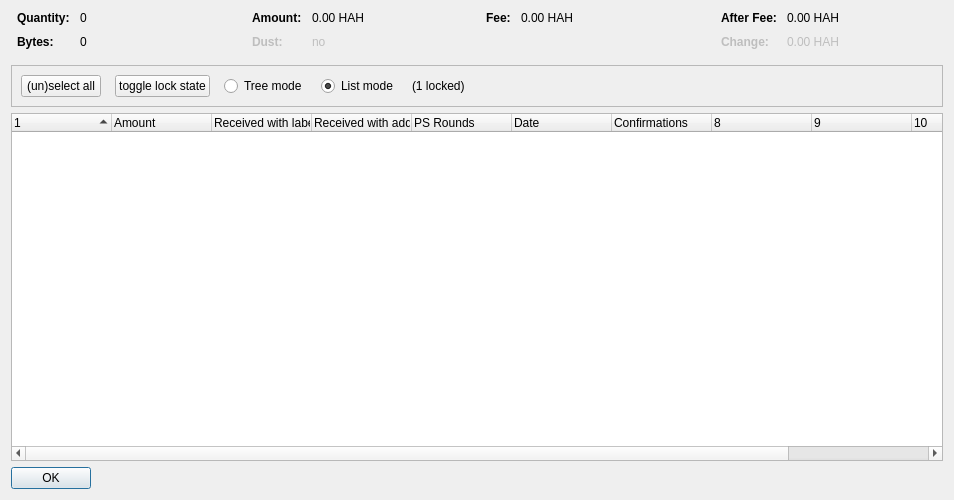
<?xml version="1.0" encoding="UTF-8"?>
<ui version="4.0">
 <class>CoinControlDialog</class>
 <widget class="QDialog" name="CoinControlDialog">
  <property name="geometry">
   <rect>
    <x>0</x>
    <y>0</y>
    <width>954</width>
    <height>500</height>
   </rect>
  </property>
  <property name="windowTitle">
   <string>Coin Selection</string>
  </property>
  <layout class="QVBoxLayout" name="verticalLayout">
   <item>
    <layout class="QHBoxLayout" name="horizontalLayoutTop" stretch="0,0,0,0">
     <property name="topMargin">
      <number>0</number>
     </property>
     <property name="bottomMargin">
      <number>10</number>
     </property>
     <item>
      <layout class="QFormLayout" name="formLayoutCoinControl1">
       <property name="horizontalSpacing">
        <number>10</number>
       </property>
       <property name="verticalSpacing">
        <number>10</number>
       </property>
       <property name="leftMargin">
        <number>6</number>
       </property>
       <property name="rightMargin">
        <number>6</number>
       </property>
       <item row="0" column="0">
        <widget class="QLabel" name="labelCoinControlQuantityText">
         <property name="font">
          <font>
           <weight>75</weight>
           <bold>true</bold>
          </font>
         </property>
         <property name="text">
          <string>Quantity:</string>
         </property>
        </widget>
       </item>
       <item row="0" column="1">
        <widget class="QLabel" name="labelCoinControlQuantity">
         <property name="cursor">
          <cursorShape>IBeamCursor</cursorShape>
         </property>
         <property name="contextMenuPolicy">
          <enum>Qt::ActionsContextMenu</enum>
         </property>
         <property name="text">
          <string notr="true">0</string>
         </property>
         <property name="textInteractionFlags">
          <set>Qt::LinksAccessibleByMouse|Qt::TextSelectableByKeyboard|Qt::TextSelectableByMouse</set>
         </property>
        </widget>
       </item>
       <item row="1" column="0">
        <widget class="QLabel" name="labelCoinControlBytesText">
         <property name="font">
          <font>
           <weight>75</weight>
           <bold>true</bold>
          </font>
         </property>
         <property name="text">
          <string>Bytes:</string>
         </property>
        </widget>
       </item>
       <item row="1" column="1">
        <widget class="QLabel" name="labelCoinControlBytes">
         <property name="cursor">
          <cursorShape>IBeamCursor</cursorShape>
         </property>
         <property name="contextMenuPolicy">
          <enum>Qt::ActionsContextMenu</enum>
         </property>
         <property name="text">
          <string notr="true">0</string>
         </property>
         <property name="textInteractionFlags">
          <set>Qt::LinksAccessibleByMouse|Qt::TextSelectableByKeyboard|Qt::TextSelectableByMouse</set>
         </property>
        </widget>
       </item>
      </layout>
     </item>
     <item>
      <layout class="QFormLayout" name="formLayoutCoinControl2">
       <property name="horizontalSpacing">
        <number>10</number>
       </property>
       <property name="verticalSpacing">
        <number>10</number>
       </property>
       <property name="leftMargin">
        <number>6</number>
       </property>
       <property name="rightMargin">
        <number>6</number>
       </property>
       <item row="0" column="0">
        <widget class="QLabel" name="labelCoinControlAmountText">
         <property name="font">
          <font>
           <weight>75</weight>
           <bold>true</bold>
          </font>
         </property>
         <property name="text">
          <string>Amount:</string>
         </property>
        </widget>
       </item>
       <item row="0" column="1">
        <widget class="QLabel" name="labelCoinControlAmount">
         <property name="cursor">
          <cursorShape>IBeamCursor</cursorShape>
         </property>
         <property name="contextMenuPolicy">
          <enum>Qt::ActionsContextMenu</enum>
         </property>
         <property name="text">
          <string notr="true">0.00 HAH</string>
         </property>
         <property name="textInteractionFlags">
          <set>Qt::LinksAccessibleByMouse|Qt::TextSelectableByKeyboard|Qt::TextSelectableByMouse</set>
         </property>
        </widget>
       </item>
       <item row="1" column="0">
        <widget class="QLabel" name="labelCoinControlLowOutputText">
         <property name="enabled">
          <bool>false</bool>
         </property>
         <property name="font">
          <font>
           <weight>75</weight>
           <bold>true</bold>
          </font>
         </property>
         <property name="text">
          <string>Dust:</string>
         </property>
        </widget>
       </item>
       <item row="1" column="1">
        <widget class="QLabel" name="labelCoinControlLowOutput">
         <property name="enabled">
          <bool>false</bool>
         </property>
         <property name="cursor">
          <cursorShape>IBeamCursor</cursorShape>
         </property>
         <property name="contextMenuPolicy">
          <enum>Qt::ActionsContextMenu</enum>
         </property>
         <property name="text">
          <string notr="true">no</string>
         </property>
         <property name="textInteractionFlags">
          <set>Qt::LinksAccessibleByMouse|Qt::TextSelectableByKeyboard|Qt::TextSelectableByMouse</set>
         </property>
        </widget>
       </item>
      </layout>
     </item>
     <item>
      <layout class="QFormLayout" name="formLayoutCoinControl3">
       <property name="horizontalSpacing">
        <number>10</number>
       </property>
       <property name="verticalSpacing">
        <number>10</number>
       </property>
       <property name="leftMargin">
        <number>6</number>
       </property>
       <property name="rightMargin">
        <number>6</number>
       </property>
       <item row="0" column="0">
        <widget class="QLabel" name="labelCoinControlFeeText">
         <property name="font">
          <font>
           <weight>75</weight>
           <bold>true</bold>
          </font>
         </property>
         <property name="text">
          <string>Fee:</string>
         </property>
        </widget>
       </item>
       <item row="0" column="1">
        <widget class="QLabel" name="labelCoinControlFee">
         <property name="cursor">
          <cursorShape>IBeamCursor</cursorShape>
         </property>
         <property name="contextMenuPolicy">
          <enum>Qt::ActionsContextMenu</enum>
         </property>
         <property name="text">
          <string notr="true">0.00 HAH</string>
         </property>
         <property name="textInteractionFlags">
          <set>Qt::LinksAccessibleByMouse|Qt::TextSelectableByKeyboard|Qt::TextSelectableByMouse</set>
         </property>
        </widget>
       </item>
      </layout>
     </item>
     <item>
      <layout class="QFormLayout" name="formLayoutCoinControl4">
       <property name="horizontalSpacing">
        <number>10</number>
       </property>
       <property name="verticalSpacing">
        <number>10</number>
       </property>
       <property name="leftMargin">
        <number>6</number>
       </property>
       <property name="rightMargin">
        <number>6</number>
       </property>
       <item row="0" column="0">
        <widget class="QLabel" name="labelCoinControlAfterFeeText">
         <property name="font">
          <font>
           <weight>75</weight>
           <bold>true</bold>
          </font>
         </property>
         <property name="text">
          <string>After Fee:</string>
         </property>
        </widget>
       </item>
       <item row="0" column="1">
        <widget class="QLabel" name="labelCoinControlAfterFee">
         <property name="cursor">
          <cursorShape>IBeamCursor</cursorShape>
         </property>
         <property name="contextMenuPolicy">
          <enum>Qt::ActionsContextMenu</enum>
         </property>
         <property name="text">
          <string notr="true">0.00 HAH</string>
         </property>
         <property name="textInteractionFlags">
          <set>Qt::LinksAccessibleByMouse|Qt::TextSelectableByKeyboard|Qt::TextSelectableByMouse</set>
         </property>
        </widget>
       </item>
       <item row="1" column="0">
        <widget class="QLabel" name="labelCoinControlChangeText">
         <property name="enabled">
          <bool>false</bool>
         </property>
         <property name="font">
          <font>
           <weight>75</weight>
           <bold>true</bold>
          </font>
         </property>
         <property name="text">
          <string>Change:</string>
         </property>
        </widget>
       </item>
       <item row="1" column="1">
        <widget class="QLabel" name="labelCoinControlChange">
         <property name="enabled">
          <bool>false</bool>
         </property>
         <property name="cursor">
          <cursorShape>IBeamCursor</cursorShape>
         </property>
         <property name="contextMenuPolicy">
          <enum>Qt::ActionsContextMenu</enum>
         </property>
         <property name="text">
          <string notr="true">0.00 HAH</string>
         </property>
         <property name="textInteractionFlags">
          <set>Qt::LinksAccessibleByMouse|Qt::TextSelectableByKeyboard|Qt::TextSelectableByMouse</set>
         </property>
        </widget>
       </item>
      </layout>
     </item>
    </layout>
   </item>
   <item>
    <widget class="QFrame" name="frame">
     <property name="minimumSize">
      <size>
       <width>0</width>
       <height>40</height>
      </size>
     </property>
     <property name="frameShape">
      <enum>QFrame::StyledPanel</enum>
     </property>
     <property name="frameShadow">
      <enum>QFrame::Sunken</enum>
     </property>
     <layout class="QHBoxLayout" name="horizontalLayout">
      <item>
       <layout class="QHBoxLayout" name="horizontalLayoutPanel" stretch="0,0,0,0,0,0">
        <property name="spacing">
         <number>14</number>
        </property>
        <item>
         <widget class="QPushButton" name="pushButtonSelectAll">
          <property name="sizePolicy">
           <sizepolicy hsizetype="Maximum" vsizetype="Fixed">
            <horstretch>0</horstretch>
            <verstretch>0</verstretch>
           </sizepolicy>
          </property>
          <property name="text">
           <string>(un)select all</string>
          </property>
          <property name="autoDefault">
           <bool>false</bool>
          </property>
         </widget>
        </item>
        <item>
         <widget class="QPushButton" name="pushButtonToggleLock">
          <property name="sizePolicy">
           <sizepolicy hsizetype="Maximum" vsizetype="Fixed">
            <horstretch>0</horstretch>
            <verstretch>0</verstretch>
           </sizepolicy>
          </property>
          <property name="text">
           <string>toggle lock state</string>
          </property>
          <property name="autoDefault">
           <bool>false</bool>
          </property>
         </widget>
        </item>
        <item>
         <widget class="QRadioButton" name="radioTreeMode">
          <property name="sizePolicy">
           <sizepolicy hsizetype="Maximum" vsizetype="Fixed">
            <horstretch>0</horstretch>
            <verstretch>0</verstretch>
           </sizepolicy>
          </property>
          <property name="text">
           <string>Tree mode</string>
          </property>
         </widget>
        </item>
        <item>
         <widget class="QRadioButton" name="radioListMode">
          <property name="sizePolicy">
           <sizepolicy hsizetype="Maximum" vsizetype="Fixed">
            <horstretch>0</horstretch>
            <verstretch>0</verstretch>
           </sizepolicy>
          </property>
          <property name="text">
           <string>List mode</string>
          </property>
          <property name="checked">
           <bool>true</bool>
          </property>
         </widget>
        </item>
        <item>
         <widget class="QLabel" name="labelLocked">
          <property name="text">
           <string>(1 locked)</string>
          </property>
         </widget>
        </item>
        <item>
         <spacer name="horizontalSpacer">
          <property name="orientation">
           <enum>Qt::Horizontal</enum>
          </property>
          <property name="sizeHint" stdset="0">
           <size>
            <width>40</width>
            <height>20</height>
           </size>
          </property>
         </spacer>
        </item>
       </layout>
      </item>
     </layout>
    </widget>
   </item>
   <item>
    <widget class="CoinControlTreeWidget" name="treeWidget">
     <property name="contextMenuPolicy">
      <enum>Qt::CustomContextMenu</enum>
     </property>
     <property name="sortingEnabled">
      <bool>false</bool>
     </property>
     <property name="columnCount">
      <number>11</number>
     </property>
     <attribute name="headerShowSortIndicator" stdset="0">
      <bool>true</bool>
     </attribute>
     <attribute name="headerStretchLastSection">
      <bool>false</bool>
     </attribute>
     <column>
      <property name="text">
       <string/>
      </property>
     </column>
     <column>
      <property name="text">
       <string>Amount</string>
      </property>
     </column>
     <column>
      <property name="text">
       <string>Received with label</string>
      </property>
     </column>
     <column>
      <property name="text">
       <string>Received with address</string>
      </property>
     </column>
     <column>
      <property name="text">
       <string>PS Rounds</string>
      </property>
     </column>
     <column>
      <property name="text">
       <string>Date</string>
      </property>
     </column>
     <column>
      <property name="text">
       <string>Confirmations</string>
      </property>
      <property name="toolTip">
       <string>Confirmed</string>
      </property>
     </column>
     <column>
      <property name="text">
       <string/>
      </property>
     </column>
     <column>
      <property name="text">
       <string/>
      </property>
     </column>
     <column>
      <property name="text">
       <string/>
      </property>
     </column>
     <column>
      <property name="text">
       <string/>
      </property>
     </column>
    </widget>
   </item>
   <item>
    <widget class="QDialogButtonBox" name="buttonBox">
     <property name="sizePolicy">
      <sizepolicy hsizetype="Maximum" vsizetype="Fixed">
       <horstretch>0</horstretch>
       <verstretch>0</verstretch>
      </sizepolicy>
     </property>
     <property name="orientation">
      <enum>Qt::Horizontal</enum>
     </property>
     <property name="standardButtons">
      <set>QDialogButtonBox::Ok</set>
     </property>
    </widget>
   </item>
  </layout>
 </widget>
 <customwidgets>
  <customwidget>
   <class>CoinControlTreeWidget</class>
   <extends>QTreeWidget</extends>
   <header>coincontroltreewidget.h</header>
  </customwidget>
 </customwidgets>
 <resources/>
 <connections/>
</ui>
